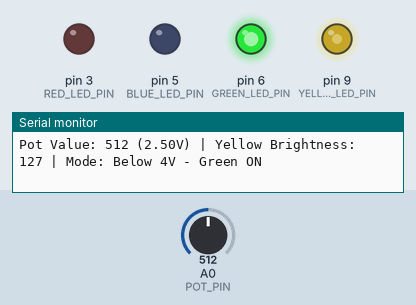
Bench run of a sketch on a simulated Arduino Uno, built with avr-gcc and run on an emulated ATmega328P. Parts: output pins drawn as LEDs (lit = HIGH), the last lines printed to the serial monitor. Dashed ring = blinking. The inputs (shaded band) are chosen by the test bench; at power-on: A0 (POT_PIN) = 512.

Above: at 1.2 s.
1.3 s: A0 (POT_PIN) set to 811
At 1.6 s:
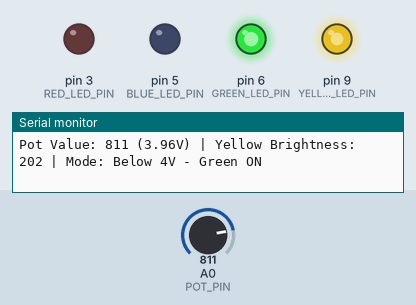
2.8 s: A0 (POT_PIN) set to 826
At 2.95 s:
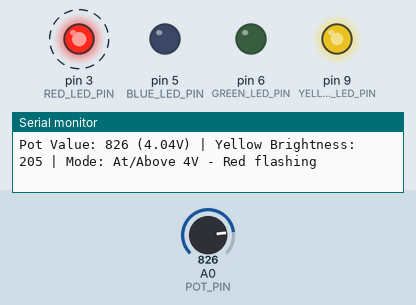
5.8 s: A0 (POT_PIN) set to 716
At 6.5 s:
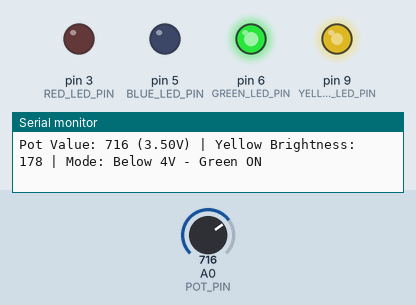
7.3 s: A0 (POT_PIN) set to 419
At 8.4 s:
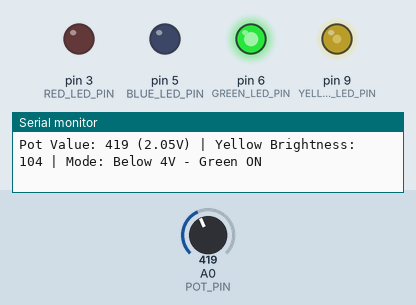
10.3 s: A0 (POT_PIN) set to 383
At 11.1 s:
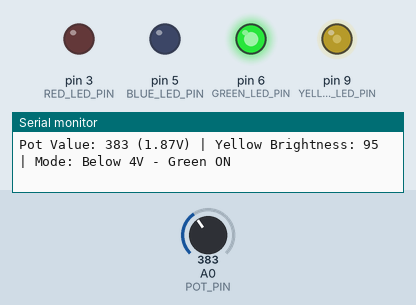
13.3 s: A0 (POT_PIN) set to 0
At 14.2 s:
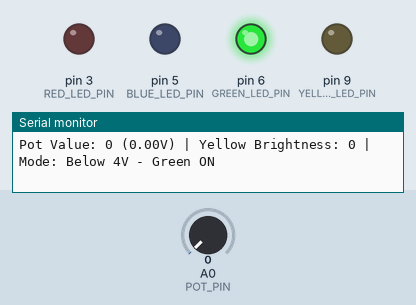
Timing chart, 0 to 15.8 s (numbered marks = the images above; inputs shaded):
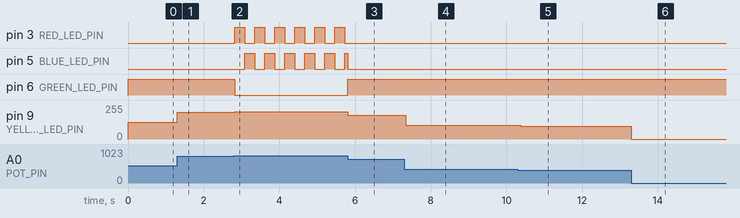

The sketch:

mech-design-lab2-pt3.ino
```cpp
/*
 * Arduino PWM LED Voltage-Based Control
 *
 * Hardware Setup:
 * - Potentiometer: Connect middle pin to A0, outer pins to 5V and GND
 * - 4 LEDs: Connect through current-limiting resistors (220Ω recommended) to PWM pins
 * - Digital Pins: 3, 5, 6, 9 (PWM-capable pins on most Arduino boards)
 *
 * Circuit:
 * - Potentiometer: A0 (analog input)
 * - Red LED: Pin 3 (PWM)
 * - Blue LED: Pin 5 (PWM)
 * - Green LED: Pin 6 (PWM)
 * - Yellow LED: Pin 9 (PWM)
 * - Each LED needs a current-limiting resistor (220Ω) in series
 *
 * Functionality:
 * - Yellow LED: Always ON, brightness increases with potentiometer intensity
 * - Below 4V: Green LED stays ON
 * - At/Above 4V: Red and Blue LEDs alternate flashing
 * - 4V threshold = analog reading of ~819 (4V/5V * 1023)
 */

// Define LED pins (PWM-capable pins) with color assignments
const int RED_LED_PIN = 3;
const int BLUE_LED_PIN = 5;
const int GREEN_LED_PIN = 6;
const int YELLOW_LED_PIN = 9;

// Potentiometer pin
const int POT_PIN = A0;

// Voltage threshold: 4V on a 5V system
// Analog reading = (4V / 5V) * 1023 = 818.4 ≈ 819
const int VOLTAGE_THRESHOLD = 819;  // Analog reading corresponding to 4V

// PWM values
const int LED_ON = 255;   // Full brightness
const int LED_OFF = 0;    // Off

// Variables
int potValue = 0;         // Raw potentiometer reading (0-1023)
int yellowBrightness = 0; // Yellow LED brightness (0-255)
bool redBlueToggle = false;  // Toggle for alternating red/blue flash
unsigned long lastFlashTime = 0;  // Last time LEDs were toggled
const int FLASH_INTERVAL = 250;   // Time between flashes in milliseconds

void setup() {
  // Initialize serial communication for debugging
  Serial.begin(9600);

  // Set LED pins as outputs
  pinMode(RED_LED_PIN, OUTPUT);
  pinMode(BLUE_LED_PIN, OUTPUT);
  pinMode(GREEN_LED_PIN, OUTPUT);
  pinMode(YELLOW_LED_PIN, OUTPUT);

  // Potentiometer pin is analog input
  pinMode(POT_PIN, INPUT);

  Serial.println("Voltage-Based LED Control initialized");
  Serial.print("4V threshold at analog reading: ");
  Serial.println(VOLTAGE_THRESHOLD);
}

void loop() {
  // Read potentiometer value (0-1023)
  potValue = analogRead(POT_PIN);

  // Calculate Yellow LED brightness based on potentiometer intensity
  // Map potentiometer value (0-1023) to PWM value (0-255)
  yellowBrightness = map(potValue, 0, 1023, 0, 255);

  // Yellow LED always stays on with variable brightness
  analogWrite(YELLOW_LED_PIN, yellowBrightness);

  // Check if voltage is below or at/above 4V threshold
  if (potValue < VOLTAGE_THRESHOLD) {
    // Below 4V: Green LED ON, Red and Blue OFF
    analogWrite(GREEN_LED_PIN, LED_ON);
    analogWrite(RED_LED_PIN, LED_OFF);
    analogWrite(BLUE_LED_PIN, LED_OFF);

    // Reset toggle state when entering this mode
    redBlueToggle = false;
  } else {
    // At/Above 4V: Red and Blue alternate flashing, Green OFF
    analogWrite(GREEN_LED_PIN, LED_OFF);

    // Alternate between Red and Blue LEDs
    unsigned long currentTime = millis();
    if (currentTime - lastFlashTime >= FLASH_INTERVAL) {
      redBlueToggle = !redBlueToggle;  // Toggle state
      lastFlashTime = currentTime;
    }

    // Set Red and Blue based on toggle state
    if (redBlueToggle) {
      analogWrite(RED_LED_PIN, LED_ON);
      analogWrite(BLUE_LED_PIN, LED_OFF);
    } else {
      analogWrite(RED_LED_PIN, LED_OFF);
      analogWrite(BLUE_LED_PIN, LED_ON);
    }
  }

  // Optional: Print values to serial monitor for debugging
  Serial.print("Pot Value: ");
  Serial.print(potValue);
  Serial.print(" (");
  Serial.print((potValue * 5.0) / 1023.0, 2);
  Serial.print("V) | Yellow Brightness: ");
  Serial.print(yellowBrightness);
  Serial.print(" | Mode: ");
  if (potValue < VOLTAGE_THRESHOLD) {
    Serial.println("Below 4V - Green ON");
  } else {
    Serial.print("At/Above 4V - ");
    Serial.print(redBlueToggle ? "Red" : "Blue");
    Serial.println(" flashing");
  }

  // Small delay for stability
  delay(10);
}
```

Measured:
- the behaviour switches between 818 and 819 on A0 (POT_PIN) (found by bisection; images 1 and 2)
- after the input at 1.3 s, pin 9 (YELLOW_LED_PIN): 127/255 → 202/255 at once
- after the input at 2.8 s, pin 3 (RED_LED_PIN): alternates HIGH for 0.26 s and LOW for 0.27 s, starting at once; pin 5 (BLUE_LED_PIN): alternates HIGH for 0.27 s and LOW for 0.26 s, starting after 0.29 s; pin 6 (GREEN_LED_PIN): HIGH → LOW at once; pin 9 (YELLOW_LED_PIN): 202/255 → 205/255 at once
- after the input at 5.8 s, pin 3 (RED_LED_PIN): stops changing and stays LOW; pin 6 (GREEN_LED_PIN): LOW → HIGH at once; pin 9 (YELLOW_LED_PIN): 205/255 → 178/255 at once
- after the input at 7.3 s, pin 9 (YELLOW_LED_PIN): 178/255 → 104/255 at once
- after the input at 10.3 s, pin 9 (YELLOW_LED_PIN): 104/255 → 95/255 after 0.08 s
- after the input at 13.3 s, pin 9 (YELLOW_LED_PIN): 95/255 → 0/255 at once
